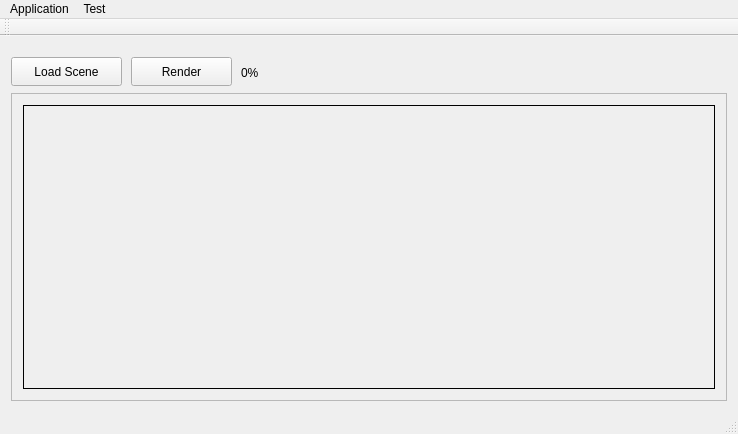
<?xml version="1.0" encoding="UTF-8"?>
<ui version="4.0">
 <class>MainWindow</class>
 <widget class="QMainWindow" name="MainWindow">
  <property name="geometry">
   <rect>
    <x>0</x>
    <y>0</y>
    <width>738</width>
    <height>434</height>
   </rect>
  </property>
  <property name="windowTitle">
   <string>MainWindow</string>
  </property>
  <widget class="QWidget" name="centralWidget">
   <property name="autoFillBackground">
    <bool>false</bool>
   </property>
   <layout class="QGridLayout" name="gridLayout_2">
    <item row="2" column="0" colspan="2">
     <widget class="QScrollArea" name="scrollArea">
      <property name="maximumSize">
       <size>
        <width>16777215</width>
        <height>16777215</height>
       </size>
      </property>
      <property name="verticalScrollBarPolicy">
       <enum>Qt::ScrollBarAsNeeded</enum>
      </property>
      <property name="horizontalScrollBarPolicy">
       <enum>Qt::ScrollBarAsNeeded</enum>
      </property>
      <property name="widgetResizable">
       <bool>true</bool>
      </property>
      <property name="alignment">
       <set>Qt::AlignLeading|Qt::AlignLeft|Qt::AlignTop</set>
      </property>
      <widget class="QWidget" name="scrollAreaWidgetContents">
       <property name="geometry">
        <rect>
         <x>0</x>
         <y>0</y>
         <width>718</width>
         <height>315</height>
        </rect>
       </property>
       <property name="autoFillBackground">
        <bool>true</bool>
       </property>
       <layout class="QGridLayout" name="gridLayout">
        <item row="0" column="0">
         <layout class="QVBoxLayout" name="verticalLayout">
          <property name="sizeConstraint">
           <enum>QLayout::SetNoConstraint</enum>
          </property>
          <item>
           <widget class="QLabel" name="imageLabel">
            <property name="mouseTracking">
             <bool>true</bool>
            </property>
            <property name="frameShape">
             <enum>QFrame::Box</enum>
            </property>
            <property name="text">
             <string/>
            </property>
           </widget>
          </item>
         </layout>
        </item>
       </layout>
      </widget>
     </widget>
    </item>
    <item row="0" column="0" rowspan="2" colspan="2">
     <widget class="QWidget" name="widget" native="true">
      <property name="enabled">
       <bool>true</bool>
      </property>
      <property name="sizePolicy">
       <sizepolicy hsizetype="Preferred" vsizetype="Maximum">
        <horstretch>0</horstretch>
        <verstretch>0</verstretch>
       </sizepolicy>
      </property>
      <property name="minimumSize">
       <size>
        <width>0</width>
        <height>40</height>
       </size>
      </property>
      <widget class="QPushButton" name="loadSceneBtn">
       <property name="geometry">
        <rect>
         <x>0</x>
         <y>10</y>
         <width>111</width>
         <height>29</height>
        </rect>
       </property>
       <property name="text">
        <string>Load Scene</string>
       </property>
      </widget>
      <widget class="QPushButton" name="renderBtn">
       <property name="geometry">
        <rect>
         <x>120</x>
         <y>10</y>
         <width>101</width>
         <height>29</height>
        </rect>
       </property>
       <property name="text">
        <string>Render</string>
       </property>
      </widget>
      <widget class="QLabel" name="label">
       <property name="geometry">
        <rect>
         <x>230</x>
         <y>10</y>
         <width>51</width>
         <height>31</height>
        </rect>
       </property>
       <property name="text">
        <string>0%</string>
       </property>
      </widget>
     </widget>
    </item>
   </layout>
  </widget>
  <widget class="QToolBar" name="mainToolBar">
   <attribute name="toolBarArea">
    <enum>TopToolBarArea</enum>
   </attribute>
   <attribute name="toolBarBreak">
    <bool>false</bool>
   </attribute>
  </widget>
  <widget class="QStatusBar" name="statusBar"/>
  <widget class="QMenuBar" name="menuBar">
   <property name="geometry">
    <rect>
     <x>0</x>
     <y>0</y>
     <width>738</width>
     <height>21</height>
    </rect>
   </property>
   <widget class="QMenu" name="menuApplication">
    <property name="title">
     <string>Application</string>
    </property>
    <widget class="QMenu" name="menuRegion">
     <property name="title">
      <string>Region</string>
     </property>
     <addaction name="actionSet"/>
     <addaction name="actionReset"/>
    </widget>
    <addaction name="actionOpen_2"/>
    <addaction name="menuRegion"/>
    <addaction name="actionPlugins_2"/>
    <addaction name="actionScene_Listing"/>
    <addaction name="actionExit"/>
   </widget>
   <widget class="QMenu" name="menuTest">
    <property name="title">
     <string>Test</string>
    </property>
    <addaction name="actionRun_all_tests"/>
    <addaction name="actionSampler"/>
    <addaction name="actionCamera"/>
   </widget>
   <addaction name="menuApplication"/>
   <addaction name="menuTest"/>
  </widget>
  <action name="actionAbout">
   <property name="text">
    <string>About</string>
   </property>
  </action>
  <action name="actionPlugins">
   <property name="text">
    <string>Plugins</string>
   </property>
  </action>
  <action name="actionPlugins_2">
   <property name="text">
    <string>Plugins...</string>
   </property>
  </action>
  <action name="actionOpen">
   <property name="text">
    <string>Open</string>
   </property>
  </action>
  <action name="actionXmlTest">
   <property name="text">
    <string>XmlTest</string>
   </property>
  </action>
  <action name="actionSphereFromXmlTest">
   <property name="text">
    <string>SphereFromXmlTest</string>
   </property>
  </action>
  <action name="actionTest1">
   <property name="text">
    <string>Test1</string>
   </property>
  </action>
  <action name="action">
   <property name="text">
    <string>Run all tests</string>
   </property>
  </action>
  <action name="actionRun_all_tests">
   <property name="text">
    <string>Run all tests</string>
   </property>
  </action>
  <action name="actionSet">
   <property name="text">
    <string>Set</string>
   </property>
  </action>
  <action name="actionReset">
   <property name="text">
    <string>Reset</string>
   </property>
  </action>
  <action name="actionSampler">
   <property name="text">
    <string>Sampler</string>
   </property>
  </action>
  <action name="actionCamera">
   <property name="text">
    <string>Camera</string>
   </property>
  </action>
  <action name="actionOpen_2">
   <property name="text">
    <string>Open</string>
   </property>
  </action>
  <action name="actionScene_Listing">
   <property name="text">
    <string>Scene Listing</string>
   </property>
  </action>
  <action name="actionExit">
   <property name="text">
    <string>Exit</string>
   </property>
  </action>
 </widget>
 <layoutdefault spacing="6" margin="11"/>
 <resources/>
 <connections/>
</ui>
